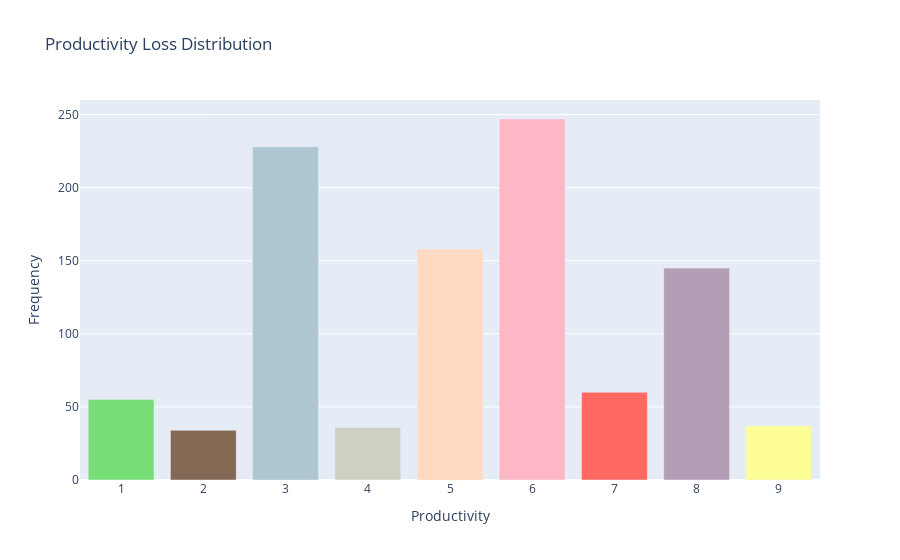

The cell this chart's notebook holds for it:
### Code cell
Productivity_counts = df['ProductivityLoss'].value_counts()
Productivity_counts = Productivity_counts.sort('count', descending=True)

pastel_colors = ['#FFB7C5', '#AEC6CF', '#FFDAC1', '#B39EB5', '#FF6961', '#77DD77', '#FDFD96', '#CFCFC4', '#836953', '#F49AC2']
trace = go.Bar(
    x=Productivity_counts['ProductivityLoss'],
    y=Productivity_counts['count'],
    marker=dict(
        color=pastel_colors[:len(Productivity_counts)] 
    )
)

layout = go.Layout(
    title='Productivity Loss Distribution',
    xaxis=dict(title='Productivity'),
    yaxis=dict(title='Frequency')
)

fig = go.Figure(data=[trace], layout=layout)

fig.show()

### Figure 1 — Plotly figure (JSON) as saved in the notebook; plotly's stock layout.template omitted (floating-point values rounded to 4 significant figures)
{"data": [{"marker": {"color": ["#FFB7C5", "#AEC6CF", "#FFDAC1", "#B39EB5", "#FF6961", "#77DD77", "#FDFD96", "#CFCFC4", "#836953"]}, "type": "bar", "x": [6, 3, 5, 8, 7, 1, 9, 4, 2], "y": [247, 228, 158, 145, 60, 55, 37, 36, 34]}], "layout": {"title": {"text": "Productivity Loss Distribution"}, "xaxis": {"title": {"text": "Productivity"}}, "yaxis": {"title": {"text": "Frequency"}}}}
